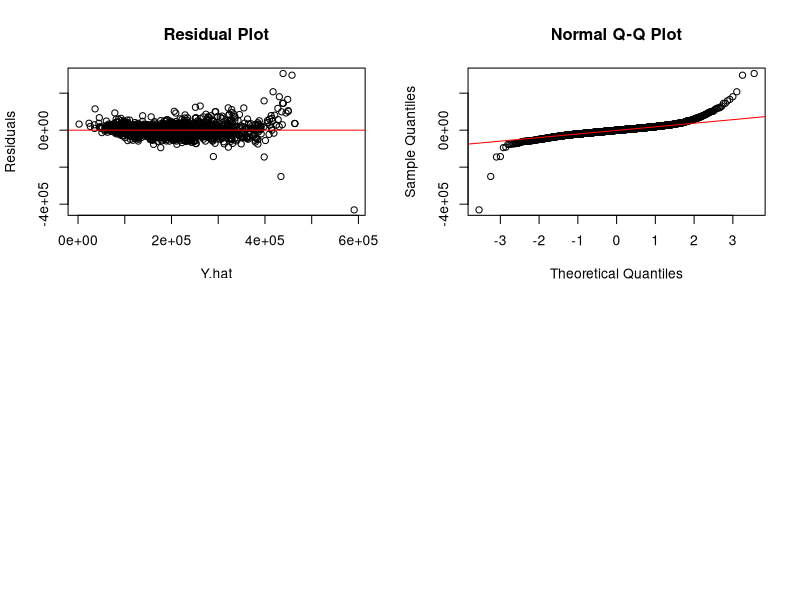
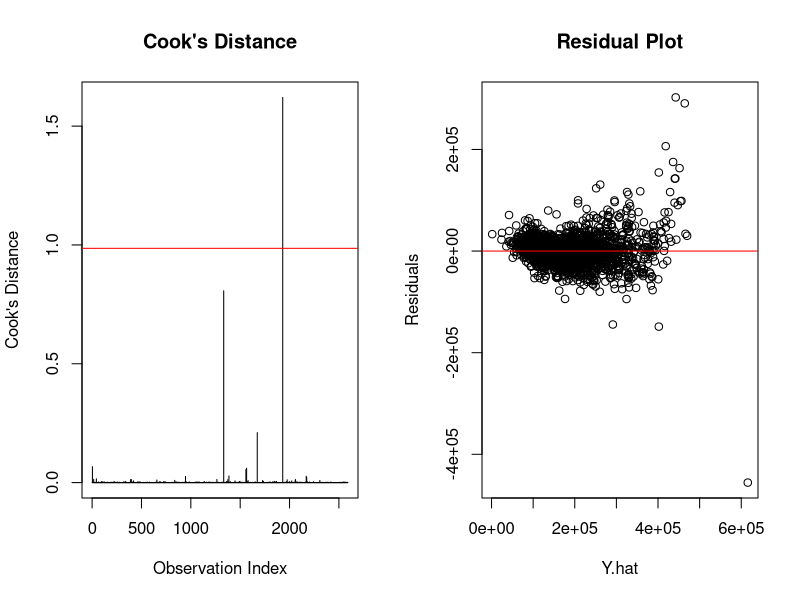
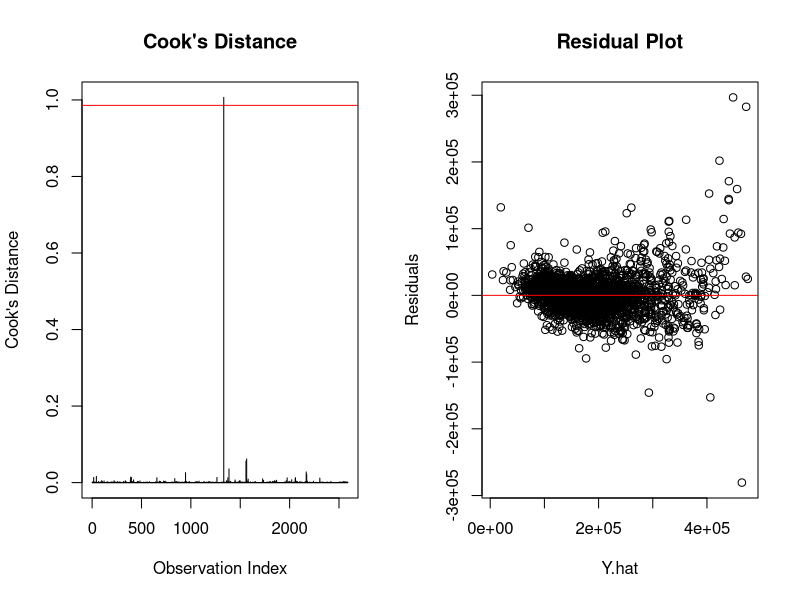
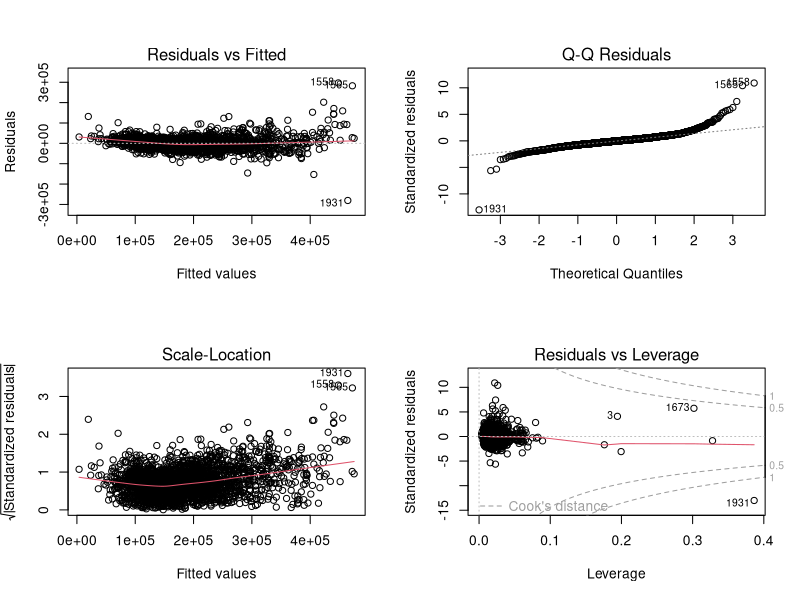

R code for these plots, in order: (Note: this script raises an error after producing the figures.)
# ------------------------------------
# Regression Assumptions for BIC Model
# ------------------------------------
ames.train = read.csv("data/ames_fully_cleaned.csv", header=TRUE)

bic.model = lm(SalePrice ~ Lot.Area + Lot.Config + Land.Slope + Neighborhood + 
                 Condition.1 + Bldg.Type + Overall.Qual + Overall.Cond + Exter.Qual + 
                 Foundation + Bsmt.Qual + Total.Bsmt.SF + Bsmt.Full.Bath + 
                 Full.Bath + Half.Bath + Kitchen.AbvGr + Kitchen.Qual + TotRms.AbvGrd + 
                 Fireplaces + Garage.Area + Wood.Deck.SF + Screen.Porch + 
                 Misc.Val, data=ames.train)

summary(bic.model) #adj r^2 = 0.885

par(mfrow = c(2,2))
# Residual plot
plot(resid(bic.model)~fitted(bic.model), xlab="Y.hat", ylab="Residuals", main = "Residual Plot")
abline(h=0, col="red")

# Normality
qqnorm(resid(bic.model))
qqline(resid(bic.model), col = "red")



# Outliers
par(mfrow = c(1,2))

cooks <- cooks.distance(bic.model)
n <- nrow(ames.train)
p <- length(coef(bic.model))


# 50th percentile of F distribution
cutoff <- qf(0.50, df1 = p, df2 = n - p)

plot(cooks, type = "h",
  main = "Cook's Distance",
  ylab = "Cook's Distance",
  xlab = "Observation Index"
)
abline(h=cutoff, col="red")

ames.train.clean <- ames.train[-c(1931), ]

new.bic.model <- lm( formula(bic.model), data = ames.train.clean)


plot(resid(new.bic.model)~fitted(new.bic.model), xlab="Y.hat", ylab="Residuals", main = "Residual Plot")
abline(h=0, col="red")

# Outlier 2
cooks <- cooks.distance(new.bic.model)
n <- nrow(ames.train.clean)
p <- length(coef(new.bic.model))


# 50th percentile of F distribution
cutoff <- qf(0.50, df1 = p, df2 = n - p)

plot(cooks, type = "h",
     main = "Cook's Distance",
     ylab = "Cook's Distance",
     xlab = "Observation Index"
)
abline(h=cutoff, col="red")

ames.train.clean <- ames.train[-c(1333), ]

new.bic.model <- lm( formula(bic.model), data = ames.train.clean)


plot(resid(new.bic.model)~fitted(new.bic.model), xlab="Y.hat", ylab="Residuals", main = "Residual Plot")
abline(h=0, col="red")

summary(new.bic.model)

par(mfrow=c(2,2))
plot(new.bic.model)



library(MASS)
par(mfrow = c(1,1))
bc = boxcox(new.bic.model)
bc$x[which.max(bc$y)] #0.26

new.bic.model = lm(SalePrice^0.18 ~ Lot.Area + Lot.Config + Land.Slope + Neighborhood + 
                     Condition.1 + Bldg.Type + Overall.Qual + Overall.Cond + Exter.Qual + 
                     Foundation + Bsmt.Qual + Total.Bsmt.SF + Bsmt.Full.Bath + 
                     Full.Bath + Half.Bath + Kitchen.AbvGr + Kitchen.Qual + TotRms.AbvGrd + 
                     Fireplaces + Garage.Area + Wood.Deck.SF + Screen.Porch + 
                     Misc.Val, data=ames.train.clean)

summary(new.bic.model)

par(mfrow = c(1,2))
# Resid plot
plot(resid(new.bic.model)~fitted(new.bic.model), xlab="Y.hat", ylab="Residuals", main="Residual Plot")
abline(h=0, col="red")

# FINAL
qqnorm(resid(new.bic.model))
qqline(resid(new.bic.model), col = "red")

par(mfrow = c(1,1))
# Validate time series
res <- residuals(new.bic.model)
plot(ames.train.clean$Yr.Sold, res,
     type = "p",
     pch = 19,
     xlab = "Year Sold",
     ylab = "Residual",
     main = "Residuals Versus Year Sold")

abline(h = 0, lty = 2)

summary(new.bic.model)
